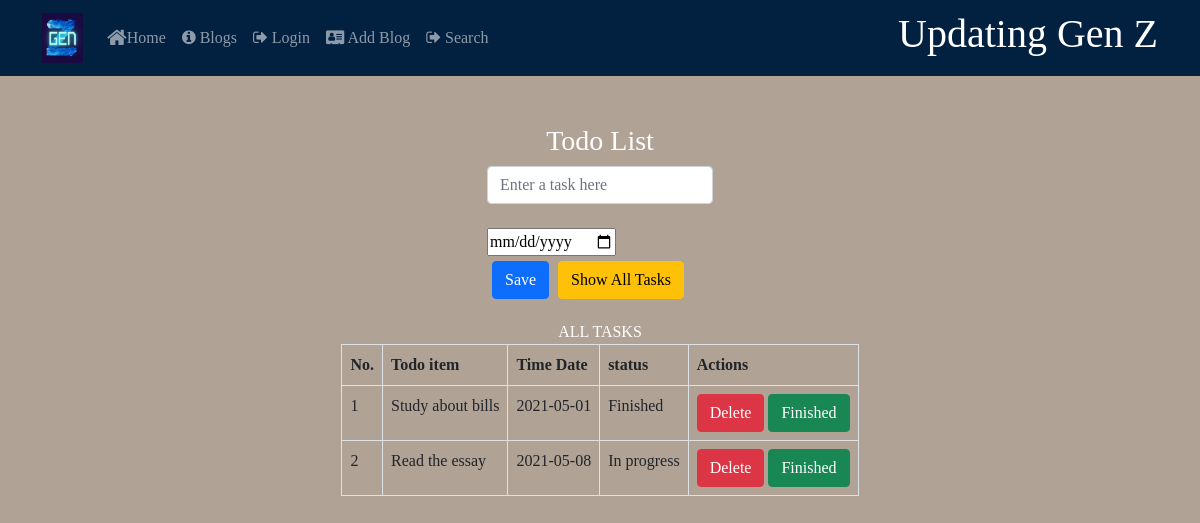
The page /showtodolist/1 on the database its author committed.
### app.py (models this page shows)
class Tasks(db.Model):
    id = db.Column(db.Integer, primary_key=True)
    user_id = db.Column(db.Integer)
    task = db.Column(db.String(200))
    status = db.Column(db.String(10), default="In progress")
    date = db.Column(db.String, nullable=True)

### app.py (the view)
@app.route('/showtodolist/<int:user_id>', methods=['POST', 'GET'])
def showtodolist(user_id):
    user = Users.query.filter_by(id=user_id).first()
    tasklist = Tasks.query.filter_by(user_id=user_id).all()
    return render_template('To-do.html', tasklist=tasklist, current_user=current_user, show=1)

### Templates/To-do.html (shortened to what this page needs)
<!DOCTYPE html>
<html>
<head>
    <link href="https://cdn.jsdelivr.net/npm/bootstrap@5.0.0-beta3/dist/css/bootstrap.min.css" rel="stylesheet">
    <link rel="stylesheet" type="text/css" href="../static/Css/to-do.css">
    <link rel="stylesheet" href="https://cdnjs.cloudflare.com/ajax/libs/font-awesome/4.7.0/css/font-awesome.min.css">
</head>
<body>
	<header>
	    <nav class="navbar navbar-dark navbar-expand-sm fixed-top" style="background: #022140;">
	        <div class="container">
	            <a class="navbar-brand mr-auto" href="#"><img src="../static/img/logo.png" height="50" width="41"></a>
	            <div class="collapse navbar-collapse" id="Navbar">
	               <ul class="navbar-nav mr auto">
	                  <li class="nav-item"><a class="nav-link" href="/"><span class="fa fa-home fa-lg"> </span>Home</a></li>
	                  <li class="nav-item"><a class="nav-link" href="/allblogs"><i class="fa fa-info-circle"></i> </span>Blogs</a></li>
                    {%if not current_user.is_authenticated %}
                    <li class="nav-item"><a class="nav-link" href="/login"><i class="fa fa-sign-out"></i> </span>Login</a></li>
                    {% endif %}
	                  <li class="nav-item"><a class="nav-link" href="/addblog/{{current_user.id}}"><i class="fa fa-address-card"></i> </span>Add Blog</a></li>
	                  <li class="nav-item"><a class="nav-link" href="/searchusers"><i class="fa fa-sign-out"></i> </span>Search</a></li>
	                </ul>
	            </div>
	            <div>
	             <h1 style="color: white;">Updating Gen Z</h1>
	            </div>
	        </div>
	    </nav>
	</header>
    <p><br></p>
    <body>
        <div
        class="app-container d-flex align-items-center justify-content-center flex-column"
        ng-app="myApp"
        ng-controller="myController" style="margin-top: 100px;"      >
        <h3>Todo List</h3>
        <div class="d-flex align-items-center mb-3">
          <form method="POST">
          <div class="form-group mr-3 mb-0">
            <input
              ng-model="yourTask"
              type="text"
              class="form-control"
              id="formGroupExampleInput"
              placeholder="Enter a task here"
              name = 'task'
            />
          <br>
          <input type="date" id="birthdaytime" name="date">
          <br>
          <button
            type="submit"
            formaction="/todolist/{{current_user.id}}"
            class="btn btn-primary mr-3"
            ng-click="saveTask()"
            style="margin: 5px;">
          Save
          </button>
          <button type="submit" formaction="/showtodolist/{{current_user.id}}" class="btn btn-warning" ng-click="getTask()">
          Show All Tasks
          </button>
        </div>
      </form>
        </div>
        {% if show == 1 %}
        ALL TASKS
        <div class="table-responsive">
          <table class="table table-hover table-bordered">
            <thead>
              <tr>
                <th>No.</th>
                <th>Todo item</th>
                <th>Time Date</th>
                <th>status</th>
                <th>Actions</th>
              </tr>
            </thead>
            <tbody>
              {% for task in tasklist  %}
              <tr>
                <td>{{task.id}}</td>
                <td>{{task.task }}</td>
                <td>{{task.date }}</td>
                <td>{{ task.status }}</td>
                <td><form method="POST"><button type="submit" formaction="/deletetask/{{current_user.id}}/{{task.id}}" class="btn btn-danger"">Delete</button>
                  <button type="submit" formaction="/finishtask/{{current_user.id}}/{{task.id}}"  class="btn btn-success">Finished</button></form>
                </td>
              </tr>
              {% endfor %}
            </tbody>
          </table>
        </div>
        {% endif %}
      </div>
    </body>
</html>

### Static/Css/to-do.css (style rules this page uses)
body { font-family: "Baloo 2", cursive; font-size: 16px; color: #ffffff; text-rendering: optimizeLegibility; background: #B1A296; font-weight: initial; }

### rows shown on the page
Tasks: id "1", task "Study about bills", date "2021-05-01", status "Finished"
Tasks: id "2", task "Read the essay", date "2021-05-08", status "In progress"
